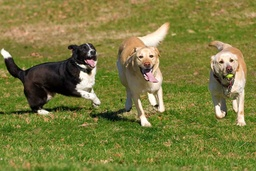
#> input picture examples/input.jpg, 256 x 171 px, shrunk from 1200 x 800 before the run
$ python extract_color.py examples/input.jpg
#> lines starting #> are read from the running program, lines starting #| are printed output that depends on the picture
#
# This program is used to extract unique colors from images
# and plot them in a visual 3D graph.
#

import sys
import io
import matplotlib.pyplot as plt
import numpy as np
from PIL import Image

# Converts RGB to Hex code.
def convert_to_hex(rgb):
    return f"#{rgb[0]:02x}{rgb[1]:02x}{rgb[2]:02x}"

# Extracts the colors and assigns them to a list.
# Makes sure that all the colors are unique.
def extract(img_np):
    x = []
    y = []
    z = []
    color = []
    for i in range(img_np.shape[0]):
        for j in range(img_np.shape[1]):
            hex = convert_to_hex(img_np[i][j])
            if hex not in color:
                color.append(hex)
                x.append(img_np[i][j][0])
                y.append(img_np[i][j][1])
                z.append(img_np[i][j][2])

    return x, y, z, color


def main(argv):
    fig = plt.figure(figsize=(12, 5))

    # Creates a subplot for each image
    for i in range(len(argv)):
        img = Image.open(argv[i]).convert("RGB")
#> img is the input picture: PIL image 256x171 RGB; mean R, G, B 123.2, 123, 62.5
        img_np = np.asarray(img)

        x, y, z, color = extract(img_np)
#> after the loop in extract, `for i in range(img_np.shape[0]):`: color = 23845 items
#> x = 23845 items; y = 23845 items; z = 23845 items; color = 23845 items

        ax = fig.add_subplot(1, len(argv), i + 1, projection='3d')
        ax.scatter(x, y, z, c=color)
        ax.set_title(argv[i])
        ax.set_xlabel('red')
        ax.set_ylabel('green')
        ax.set_zlabel('blue')
        ax.set_xlim(0, 255)
        ax.set_ylim(0, 255)
        ax.set_zlim(0, 255)

    plt.savefig("plots.png")
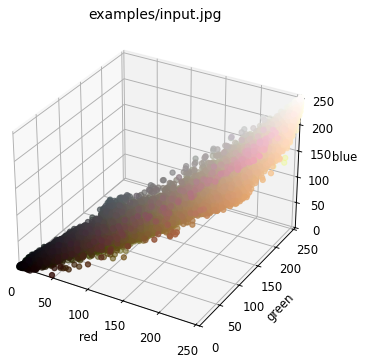
#> figure drawn by matplotlib, 1 panel

if __name__ == "__main__":
    main(sys.argv[1:])
